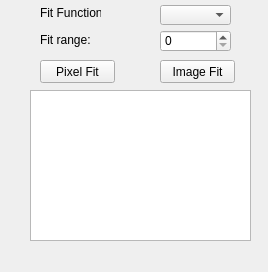
  <widget class="QDockWidget" name="dockWidget_5">
   <property name="sizePolicy">
    <sizepolicy hsizetype="Fixed" vsizetype="Fixed">
     <horstretch>0</horstretch>
     <verstretch>0</verstretch>
    </sizepolicy>
   </property>
   <property name="minimumSize">
    <size>
     <width>268</width>
     <height>272</height>
    </size>
   </property>
   <property name="maximumSize">
    <size>
     <width>268</width>
     <height>524287</height>
    </size>
   </property>
   <property name="windowTitle">
    <string>ODMR Fit </string>
   </property>
   <attribute name="dockWidgetArea">
    <number>8</number>
   </attribute>
   <widget class="QWidget" name="dockWidgetContents_6">
    <widget class="QLabel" name="fit_function_label">
     <property name="geometry">
      <rect>
       <x>40</x>
       <y>5</y>
       <width>61</width>
       <height>16</height>
      </rect>
     </property>
     <property name="text">
      <string>Fit Function:</string>
     </property>
    </widget>
    <widget class="QTextBrowser" name="odmr_fit_results_DisplayWidget">
     <property name="geometry">
      <rect>
       <x>30</x>
       <y>90</y>
       <width>221</width>
       <height>151</height>
      </rect>
     </property>
    </widget>
    <widget class="QPushButton" name="do_fit_PushButton">
     <property name="geometry">
      <rect>
       <x>40</x>
       <y>60</y>
       <width>75</width>
       <height>23</height>
      </rect>
     </property>
     <property name="text">
      <string>Pixel Fit</string>
     </property>
    </widget>
    <widget class="FitSettingsComboBox" name="fit_methods_ComboBox">
     <property name="geometry">
      <rect>
       <x>160</x>
       <y>5</y>
       <width>71</width>
       <height>20</height>
      </rect>
     </property>
     <property name="sizePolicy">
      <sizepolicy hsizetype="Minimum" vsizetype="Fixed">
       <horstretch>0</horstretch>
       <verstretch>0</verstretch>
      </sizepolicy>
     </property>
    </widget>
    <widget class="QPushButton" name="image_fit_pushButton">
     <property name="geometry">
      <rect>
       <x>160</x>
       <y>60</y>
       <width>75</width>
       <height>23</height>
      </rect>
     </property>
     <property name="text">
      <string>Image Fit</string>
     </property>
    </widget>
    <widget class="QLabel" name="fit_range_Label">
     <property name="geometry">
      <rect>
       <x>40</x>
       <y>30</y>
       <width>63</width>
       <height>20</height>
      </rect>
     </property>
     <property name="text">
      <string>Fit range:</string>
     </property>
    </widget>
    <widget class="QSpinBox" name="fit_range_SpinBox">
     <property name="geometry">
      <rect>
       <x>160</x>
       <y>30</y>
       <width>71</width>
       <height>22</height>
      </rect>
     </property>
    </widget>
   </widget>
  </widget>
